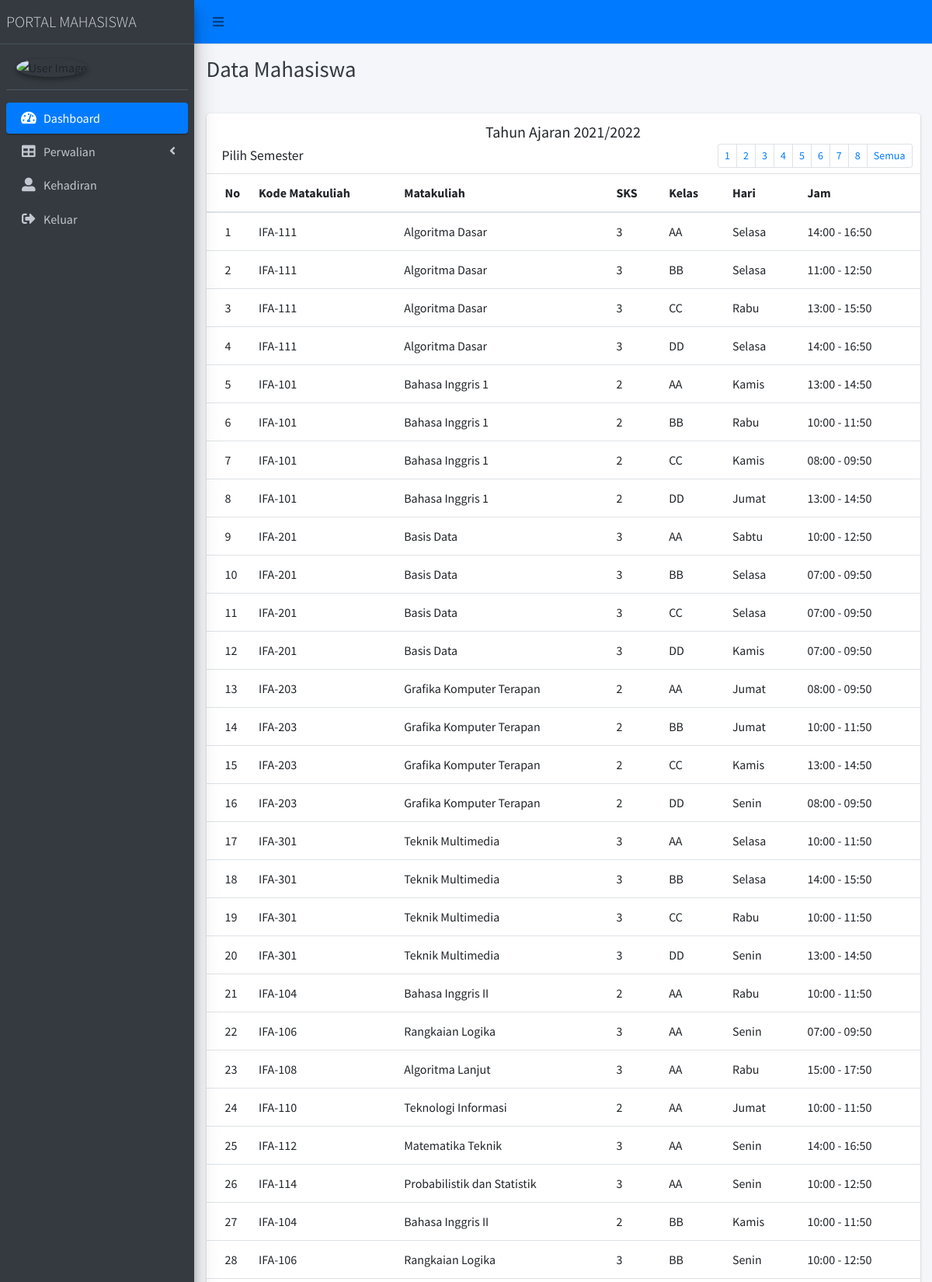
The app's page /jadwalsemua (upper part) with its own data.
### tables this page shows
CREATE TABLE `jadwal` (
  `id_jadwal` int(11) NOT NULL,
  `kode_mk` varchar(7) NOT NULL DEFAULT '0',
  `kelas` varchar(7) NOT NULL DEFAULT '0',
  `hari` varchar(50) NOT NULL DEFAULT '0',
  `jam` varchar(15) NOT NULL DEFAULT '00:00:00'
);

CREATE TABLE `matakuliah` (
  `kode_mk` varchar(7) NOT NULL,
  `nama_mk` varchar(50) NOT NULL,
  `sks` int(11) NOT NULL,
  `semester` int(11) NOT NULL
);

### application/libraries/Template.php (called while the page is built)
<?php if (!defined('BASEPATH')) exit('No direct script access allowed');
class Template
{
	var $template_data = array();
	function set($name, $value)
	{
		$this->template_data[$name] = $value;
	}
	function load($template = '', $view = '', $view_data = array(), $return = FALSE)
	{
		$this->CI = &get_instance();
		$this->set('contents', $this->CI->load->view($view, $view_data, TRUE));
		return $this->CI->load->view($template, $this->template_data, $return);
	}
}

### application/controllers/mahasiswa/Perwalian.php (called while the page is built, shortened)
<?php
class Perwalian extends CI_Controller {
	public function jadwalsemua()
	{
		$data['daftarjadwalsemua'] = $this->Modelperwalian->getdatajadwalsemua();
		$this->template->load('layout/template', 'mahasiswa/jadwalsemua',$data);
    }
}

### index.php (called while the page is built, shortened)
<?php
require_once BASEPATH.'core/CodeIgniter.php';

### application/helpers/tahunAjaran_helper.php (called while the page is built, shortened)
<?php
function Ajaran(){
	$current = date('Y-m-d');
	$bulan = date("m", strtotime($current));
	$tahun = date("Y", strtotime($current));
	$ajaran = $tahun . "/" . ($tahun+1);
	return $ajaran;
}
?>

### application/models/Modelperwalian.php (called while the page is built, shortened)
<?php
class Modelperwalian extends CI_Model {
     public function getdatajadwalsemua()
	{
        $query = $this->db->select('jadwal.id_jadwal, matakuliah.kode_mk, matakuliah.nama_mk, matakuliah.sks, matakuliah.semester, jadwal.kelas, jadwal.hari, jadwal.jam')
        ->join('jadwal','jadwal.kode_mk=matakuliah.kode_mk')
        ->get('matakuliah')->result_array();
        return $query;
    }
}

### application/views/mahasiswa/jadwalsemua.php (the view, shortened to what this page needs)
<section class="content">
         <div class="col-md-12">
           <div class="card">
             <div class="card-header">
						<h5 class="text-center">Tahun Ajaran <?= Ajaran(); ?></h5>
               <h3 class="card-title">Pilih Semester</h3>
               <div class="card-tools">
                 <ul class="pagination pagination-sm float-right">
                  <li class="page-item"><a class="page-link" href="<?= site_url('jadwal1')?>">1</a></li>
                   <li class="page-item"><a class="page-link" href="<?= site_url('jadwal2')?>">2</a></li>
                   <li class="page-item"><a class="page-link" href="<?= site_url('jadwal3')?>">3</a></li>
                   <li class="page-item"><a class="page-link" href="<?= site_url('jadwal4')?>">4</a></li>
                   <li class="page-item"><a class="page-link" href="<?= site_url('jadwal5')?>">5</a></li>
                   <li class="page-item"><a class="page-link" href="<?= site_url('jadwal6')?>">6</a></li>
                   <li class="page-item"><a class="page-link" href="<?= site_url('jadwal7')?>">7</a></li>
                   <li class="page-item"><a class="page-link" href="<?= site_url('jadwal8')?>">8</a></li>
                   <li class="page-item"><a class="page-link" href="<?= site_url('jadwalsemua')?>">Semua</a></li>
                 </ul>
               </div>
             </div>
             <div class="card-body p-0">
               <table class="table">
                 <thead>
                   <tr>
                     <th style="width: 10px">No</th>
                     <th>Kode Matakuliah</th>
                     <th>Matakuliah</th>
                     <th>SKS</th>
                     <th>Kelas</th>
                     <th>Hari</th>
                     <th>Jam</th>
                   </tr>
                 </thead>
                 <tbody>
                    <?php
                    $no=1;
                        foreach ($daftarjadwalsemua as $row) {
                            ?>
                     <tr>
                       <td><?php echo $no++; ?></td>
                    <td><?php echo $row['kode_mk']; ?></td>
                    <td><?php echo $row['nama_mk']; ?></td>
                    <td><?php echo $row['sks']; ?></td>
                    <td><?php echo $row['kelas']; ?></td>
                    <td><?php echo $row['hari']; ?></td>
                    <td><?php echo $row['jam']; ?></td>
                    </tr>
                            <?php
                         }
                                ?>
                 </tbody>
               </table>
             </div>
           </div>
   </section>

### records on screen
jadwal: kode_mk.kode_mk "IFA-111", kode_mk.nama_mk "Algoritma Dasar", kode_mk.sks "3", kelas "AA", hari "Selasa", jam "14:00 - 16:50"
jadwal: kode_mk.kode_mk "IFA-111", kode_mk.nama_mk "Algoritma Dasar", kode_mk.sks "3", kelas "BB", hari "Selasa", jam "11:00 - 12:50"
jadwal: kode_mk.kode_mk "IFA-111", kode_mk.nama_mk "Algoritma Dasar", kode_mk.sks "3", kelas "CC", hari "Rabu", jam "13:00 - 15:50"
jadwal: kode_mk.kode_mk "IFA-111", kode_mk.nama_mk "Algoritma Dasar", kode_mk.sks "3", kelas "DD", hari "Selasa", jam "14:00 - 16:50"
jadwal: kode_mk.kode_mk "IFA-101", kode_mk.nama_mk "Bahasa Inggris 1", kode_mk.sks "2", kelas "AA", hari "Kamis", jam "13:00 - 14:50"
jadwal: kode_mk.kode_mk "IFA-101", kode_mk.nama_mk "Bahasa Inggris 1", kode_mk.sks "2", kelas "BB", hari "Rabu", jam "10:00 - 11:50"
jadwal: kode_mk.kode_mk "IFA-101", kode_mk.nama_mk "Bahasa Inggris 1", kode_mk.sks "2", kelas "CC", hari "Kamis", jam "08:00 - 09:50"
jadwal: kode_mk.kode_mk "IFA-101", kode_mk.nama_mk "Bahasa Inggris 1", kode_mk.sks "2", kelas "DD", hari "Jumat", jam "13:00 - 14:50"
jadwal: kode_mk.kode_mk "IFA-201", kode_mk.nama_mk "Basis Data", kode_mk.sks "3", kelas "AA", hari "Sabtu", jam "10:00 - 12:50"
jadwal: kode_mk.kode_mk "IFA-201", kode_mk.nama_mk "Basis Data", kode_mk.sks "3", kelas "BB", hari "Selasa", jam "07:00 - 09:50"
jadwal: kode_mk.kode_mk "IFA-201", kode_mk.nama_mk "Basis Data", kode_mk.sks "3", kelas "CC", hari "Selasa", jam "07:00 - 09:50"
jadwal: kode_mk.kode_mk "IFA-201", kode_mk.nama_mk "Basis Data", kode_mk.sks "3", kelas "DD", hari "Kamis", jam "07:00 - 09:50"
jadwal: kode_mk.kode_mk "IFA-203", kode_mk.nama_mk "Grafika Komputer Terapan", kode_mk.sks "2", kelas "AA", hari "Jumat", jam "08:00 - 09:50"
jadwal: kode_mk.kode_mk "IFA-203", kode_mk.nama_mk "Grafika Komputer Terapan", kode_mk.sks "2", kelas "BB", hari "Jumat", jam "10:00 - 11:50"
jadwal: kode_mk.kode_mk "IFA-203", kode_mk.nama_mk "Grafika Komputer Terapan", kode_mk.sks "2", kelas "CC", hari "Kamis", jam "13:00 - 14:50"
jadwal: kode_mk.kode_mk "IFA-203", kode_mk.nama_mk "Grafika Komputer Terapan", kode_mk.sks "2", kelas "DD", hari "Senin", jam "08:00 - 09:50"
jadwal: kode_mk.kode_mk "IFA-301", kode_mk.nama_mk "Teknik Multimedia", kode_mk.sks "3", kelas "AA", hari "Selasa", jam "10:00 - 11:50"
jadwal: kode_mk.kode_mk "IFA-301", kode_mk.nama_mk "Teknik Multimedia", kode_mk.sks "3", kelas "BB", hari "Selasa", jam "14:00 - 15:50"
jadwal: kode_mk.kode_mk "IFA-301", kode_mk.nama_mk "Teknik Multimedia", kode_mk.sks "3", kelas "CC", hari "Rabu", jam "10:00 - 11:50"
jadwal: kode_mk.kode_mk "IFA-301", kode_mk.nama_mk "Teknik Multimedia", kode_mk.sks "3", kelas "DD", hari "Senin", jam "13:00 - 14:50"
jadwal: kode_mk.kode_mk "IFA-104", kode_mk.nama_mk "Bahasa Inggris II", kode_mk.sks "2", kelas "AA", hari "Rabu", jam "10:00 - 11:50"
jadwal: kode_mk.kode_mk "IFA-106", kode_mk.nama_mk "Rangkaian Logika", kode_mk.sks "3", kelas "AA", hari "Senin", jam "07:00 - 09:50"
jadwal: kode_mk.kode_mk "IFA-108", kode_mk.nama_mk "Algoritma Lanjut", kode_mk.sks "3", kelas "AA", hari "Rabu", jam "15:00 - 17:50"
jadwal: kode_mk.kode_mk "IFA-110", kode_mk.nama_mk "Teknologi Informasi", kode_mk.sks "2", kelas "AA", hari "Jumat", jam "10:00 - 11:50"
jadwal: kode_mk.kode_mk "IFA-112", kode_mk.nama_mk "Matematika Teknik", kode_mk.sks "3", kelas "AA", hari "Senin", jam "14:00 - 16:50"
jadwal: kode_mk.kode_mk "IFA-114", kode_mk.nama_mk "Probabilistik dan Statistik", kode_mk.sks "3", kelas "AA", hari "Senin", jam "10:00 - 12:50"
jadwal: kode_mk.kode_mk "IFA-104", kode_mk.nama_mk "Bahasa Inggris II", kode_mk.sks "2", kelas "BB", hari "Kamis", jam "10:00 - 11:50"
jadwal: kode_mk.kode_mk "IFA-106", kode_mk.nama_mk "Rangkaian Logika", kode_mk.sks "3", kelas "BB", hari "Senin", jam "10:00 - 12:50"

### other values on screen
Ajaran() "2021/2022"
